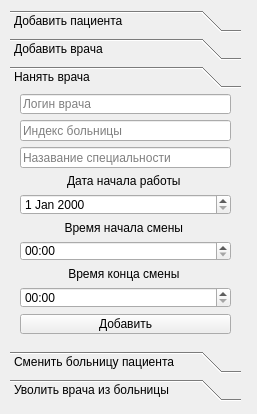
<?xml version="1.0" encoding="UTF-8"?>
<ui version="4.0">
    <class>registraor_window</class>
    <widget class="QWidget" name="registraor_window">
  <property name="geometry">
   <rect>
    <x>0</x>
    <y>0</y>
       <width>257</width>
       <height>414</height>
   </rect>
  </property>
  <property name="windowTitle">
   <string>Form</string>
  </property>
        <property name="windowIcon">
            <iconset resource="../../resource.qrc">
                <normaloff>:/icon/C:/Users/banif/OneDrive/Pictures/hospital/reg.png</normaloff>
                :/icon/C:/Users/banif/OneDrive/Pictures/hospital/reg.png
            </iconset>
        </property>
        <widget class="QToolBox" name="toolBox">
   <property name="geometry">
    <rect>
        <x>10</x>
        <y>10</y>
        <width>231</width>
        <height>391</height>
    </rect>
   </property>
            <property name="sizePolicy">
                <sizepolicy hsizetype="Minimum" vsizetype="Minimum">
                    <horstretch>0</horstretch>
                    <verstretch>0</verstretch>
                </sizepolicy>
            </property>
            <property name="currentIndex">
                <number>2</number>
            </property>
            <widget class="QWidget" name="page_2">
                <property name="geometry">
                    <rect>
                        <x>0</x>
                        <y>0</y>
                        <width>231</width>
                        <height>256</height>
                    </rect>
                </property>
                <attribute name="label">
                    <string>Добавить пациента</string>
                </attribute>
                <widget class="QWidget" name="verticalLayoutWidget">
                    <property name="geometry">
                        <rect>
                            <x>10</x>
                            <y>30</y>
                            <width>216</width>
                            <height>201</height>
                        </rect>
                    </property>
                    <layout class="QGridLayout" name="gridLayout" rowstretch="0,0,0,0,0,0,0,0,0">
                        <property name="sizeConstraint">
                            <enum>QLayout::SetDefaultConstraint</enum>
                        </property>
                        <item row="1" column="0" colspan="2">
                            <widget class="QLineEdit" name="user_password_text_box">
                                <property name="echoMode">
                                    <enum>QLineEdit::Password</enum>
                                </property>
                                <property name="placeholderText">
                                    <string>Пароль</string>
                                </property>
                            </widget>
                        </item>
                        <item row="5" column="0" alignment="Qt::AlignLeft">
                            <widget class="QRadioButton" name="user_men_radio">
                                <property name="text">
                                    <string>муж</string>
                                </property>
                                <property name="checked">
                                    <bool>true</bool>
                                </property>
                            </widget>
                        </item>
                        <item row="3" column="0" colspan="2">
                            <widget class="QLabel" name="label_4">
                                <property name="text">
                                    <string>&lt;html&gt;&lt;head/&gt;&lt;body&gt;&lt;p align=&quot;center&quot;&gt;Дата
                                        рождения&lt;/p&gt;&lt;/body&gt;&lt;/html&gt;
                                    </string>
                                </property>
                            </widget>
                        </item>
                        <item row="2" column="0" colspan="2">
                            <widget class="QLineEdit" name="user_fio_text_box">
                                <property name="text">
                                    <string/>
                                </property>
                                <property name="placeholderText">
                                    <string>Фамилия Имя Отчество</string>
                                </property>
                            </widget>
                        </item>
                        <item row="4" column="0" colspan="2">
                            <widget class="QDateEdit" name="user_birthday"/>
                        </item>
                        <item row="6" column="0" colspan="2">
                            <widget class="QLineEdit" name="user_zip_text_box">
                                <property name="placeholderText">
                                    <string>Индекс больницы</string>
                                </property>
                            </widget>
                        </item>
                        <item row="0" column="0" colspan="2">
                            <widget class="QLineEdit" name="user_login_text_box">
                                <property name="placeholderText">
                                    <string>Логин</string>
                                </property>
                            </widget>
                        </item>
                        <item row="5" column="1">
                            <widget class="QRadioButton" name="user_women_radio">
                                <property name="text">
                                    <string>жен</string>
                                </property>
                            </widget>
                        </item>
                        <item row="8" column="0" colspan="2">
                            <widget class="QPushButton" name="add_patient_button">
                                <property name="text">
                                    <string>Добавить пациента</string>
                                </property>
                            </widget>
                        </item>
                    </layout>
                </widget>
            </widget>
            <widget class="QWidget" name="page_3">
                <property name="geometry">
                    <rect>
                        <x>0</x>
                        <y>0</y>
                        <width>231</width>
                        <height>256</height>
                    </rect>
                </property>
                <attribute name="label">
                    <string>Добавить врача</string>
                </attribute>
                <widget class="QWidget" name="gridLayoutWidget_2">
                    <property name="geometry">
                        <rect>
                            <x>10</x>
                            <y>0</y>
                            <width>211</width>
                            <height>257</height>
                        </rect>
                    </property>
                    <layout class="QGridLayout" name="gridLayout_3">
                        <item row="2" column="0">
                            <widget class="QLineEdit" name="add_fio_doctor_text_box">
                                <property name="placeholderText">
                                    <string>ФИО врача</string>
                                </property>
                            </widget>
                        </item>
                        <item row="7" column="0">
                            <widget class="QTextEdit" name="add_discription_doctor_text_box">
                                <property name="placeholderText">
                                    <string>Дополнительное описание</string>
                                </property>
                            </widget>
                        </item>
                        <item row="5" column="0">
                            <widget class="QLabel" name="label_5">
                                <property name="text">
                                    <string>&lt;html&gt;&lt;head/&gt;&lt;body&gt;&lt;p align=&quot;center&quot;&gt;Дата
                                        рождения&lt;/p&gt;&lt;/body&gt;&lt;/html&gt;
                                    </string>
                                </property>
                            </widget>
                        </item>
                        <item row="4" column="0">
                            <widget class="QLineEdit" name="add_password_doctor_text_box">
                                <property name="placeholderText">
                                    <string>Пароль</string>
                                </property>
                            </widget>
                        </item>
                        <item row="6" column="0">
                            <widget class="QDateEdit" name="add_date_birthday"/>
                        </item>
                        <item row="3" column="0">
                            <widget class="QLineEdit" name="add_login_doctor_text_box">
                                <property name="placeholderText">
                                    <string>Логин</string>
                                </property>
                            </widget>
                        </item>
                        <item row="11" column="0">
                            <widget class="QPushButton" name="create_doctor_button">
                                <property name="text">
                                    <string>Добавить врача</string>
                                </property>
                            </widget>
                        </item>
                    </layout>
                </widget>
            </widget>
            <widget class="QWidget" name="page">
                <property name="geometry">
                    <rect>
                        <x>0</x>
                        <y>0</y>
                        <width>231</width>
                        <height>256</height>
                    </rect>
                </property>
                <attribute name="label">
                    <string>Нанять врача</string>
                </attribute>
                <widget class="QWidget" name="gridLayoutWidget_3">
                    <property name="geometry">
                        <rect>
                            <x>10</x>
                            <y>0</y>
                            <width>211</width>
                            <height>241</height>
                        </rect>
                    </property>
                    <layout class="QGridLayout" name="gridLayout_4">
                        <item row="7" column="0">
                            <widget class="QLabel" name="label_6">
                                <property name="text">
                                    <string>&lt;html&gt;&lt;head/&gt;&lt;body&gt;&lt;p align=&quot;center&quot;&gt;Дата
                                        начала
                                        работы&lt;/p&gt;&lt;/body&gt;&lt;/html&gt;
                                    </string>
                                </property>
                            </widget>
                        </item>
                        <item row="13" column="0">
                            <widget class="QPushButton" name="take_button">
                                <property name="text">
                                    <string>Добавить</string>
                                </property>
                            </widget>
                        </item>
                        <item row="12" column="0">
                            <widget class="QTimeEdit" name="take_doctor_time_end">
                                <property name="displayFormat">
                                    <string>HH:mm</string>
                                </property>
                            </widget>
                        </item>
                        <item row="4" column="0">
                            <widget class="QLineEdit" name="take_zip_doctor_text_box">
                                <property name="placeholderText">
                                    <string>Индекс больницы</string>
                                </property>
                            </widget>
                        </item>
                        <item row="9" column="0">
                            <widget class="QLabel" name="label_8">
                                <property name="text">
                                    <string>&lt;html&gt;&lt;head/&gt;&lt;body&gt;&lt;p align=&quot;center&quot;&gt;Время
                                        начала
                                        смены&lt;/p&gt;&lt;/body&gt;&lt;/html&gt;
                                    </string>
                                </property>
                            </widget>
                        </item>
                        <item row="10" column="0">
                            <widget class="QTimeEdit" name="take_doctor_time_begin">
                                <property name="displayFormat">
                                    <string>HH:mm</string>
                                </property>
                            </widget>
                        </item>
                        <item row="5" column="0">
                            <widget class="QLineEdit" name="take_special_doctor_text_box">
                                <property name="text">
                                    <string/>
                                </property>
                                <property name="placeholderText">
                                    <string>Назавание специальности</string>
                                </property>
                            </widget>
                        </item>
                        <item row="11" column="0">
                            <widget class="QLabel" name="label_9">
                                <property name="text">
                                    <string>&lt;html&gt;&lt;head/&gt;&lt;body&gt;&lt;p align=&quot;center&quot;&gt;Время
                                        конца
                                        смены&lt;/p&gt;&lt;/body&gt;&lt;/html&gt;
                                    </string>
                                </property>
                            </widget>
                        </item>
                        <item row="3" column="0">
                            <widget class="QLineEdit" name="take_login_doctor_text_box">
                                <property name="placeholderText">
                                    <string>Логин врача</string>
                                </property>
                            </widget>
                        </item>
                        <item row="8" column="0">
                            <widget class="QDateEdit" name="take_doctor_date_being_work"/>
                        </item>
                    </layout>
                </widget>
            </widget>
            <widget class="QWidget" name="page_4">
                <property name="geometry">
                    <rect>
                        <x>0</x>
                        <y>0</y>
                        <width>231</width>
                        <height>256</height>
                    </rect>
                </property>
                <attribute name="label">
                    <string>Сменить больницу пациента</string>
                </attribute>
                <widget class="QWidget" name="gridLayoutWidget">
                    <property name="geometry">
                        <rect>
                            <x>10</x>
                            <y>50</y>
                            <width>211</width>
                            <height>91</height>
                        </rect>
                    </property>
                    <layout class="QGridLayout" name="gridLayout_2">
                        <item row="3" column="0">
                            <widget class="QLineEdit" name="change_zip_text_box">
                                <property name="placeholderText">
                                    <string>Новый индекс больницы</string>
                                </property>
                            </widget>
                        </item>
                        <item row="4" column="0">
                            <widget class="QPushButton" name="change_hospital_user_button">
                                <property name="text">
                                    <string>Сменить привязку к больницы</string>
                                </property>
                            </widget>
                        </item>
                        <item row="2" column="0">
                            <widget class="QLineEdit" name="change_login_text_box">
                                <property name="placeholderText">
                                    <string>login пользователя</string>
                                </property>
                            </widget>
                        </item>
                    </layout>
                </widget>
            </widget>
            <widget class="QWidget" name="page_5">
                <property name="geometry">
                    <rect>
                        <x>0</x>
                        <y>0</y>
                        <width>231</width>
                        <height>256</height>
                    </rect>
                </property>
                <attribute name="label">
                    <string>Уволить врача из больницы</string>
                </attribute>
                <widget class="QWidget" name="gridLayoutWidget_4">
                    <property name="geometry">
                        <rect>
                            <x>10</x>
                            <y>70</y>
                            <width>191</width>
                            <height>101</height>
                        </rect>
                    </property>
                    <layout class="QGridLayout" name="tet">
                        <item row="2" column="0">
                            <widget class="QPushButton" name="del_button">
                                <property name="text">
                                    <string>Уволить</string>
                                </property>
                            </widget>
                        </item>
                        <item row="0" column="0">
                            <widget class="QLineEdit" name="del_login_text_box">
                                <property name="placeholderText">
                                    <string>Логин врача</string>
                                </property>
                            </widget>
                        </item>
                        <item row="1" column="0">
                            <widget class="QLineEdit" name="del_password_text_box">
                                <property name="placeholderText">
                                    <string>Индекс больницы</string>
                                </property>
                            </widget>
                        </item>
                    </layout>
                </widget>
            </widget>
  </widget>
 </widget>
    <resources>
        <include location="../../resource.qrc"/>
    </resources>
 <connections/>
</ui>
